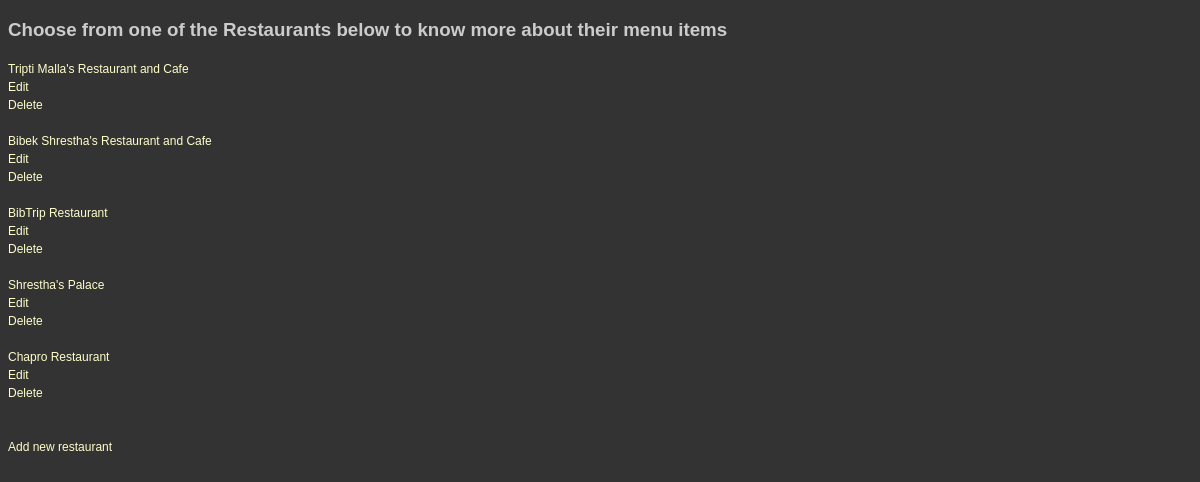
The page /restaurants/ on the database its author committed.
### database_setup.py (models this page shows, shortened)
class Restaurant(Base):
	__tablename__ = 'restaurant'
	id = Column(Integer, primary_key = True)
	name = Column(String(80), nullable = False)

### server.py (the view)
@app.route('/')
@app.route('/restaurants/')
def restaurants():
	restaurants = session.query(Restaurant).all()
	return render_template('/restaurants.html/', restaurants = restaurants)

### templates/restaurants.html (shortened to what this page needs)
<!DOCTYPE html>
<html>
<head>
	<link rel=stylesheet type=text/css href="{{ url_for('static', filename='styles.css') }}">
</head>
<body>
<h3>Choose from one of the Restaurants below to know more about their menu items</h3>
{% if restaurants %}
{% for r in restaurants %}
<a href="{{url_for('restaurantMenu', restaurant_id = r.id)}}">{{ r.name }}</a>
<a href="{{url_for('editRestaurant', restaurant_id = r.id)}}">Edit</a>
<a href="{{url_for('deleteRestaurant', restaurant_id = r.id)}}">Delete</a>
{% endfor %}
{% endif %}
<a href="{{url_for('newRestaurant')}}">Add new restaurant</a>
</body>
</html>

### static/styles.css (style rules this page uses)
body { font-family: sans-serif; background-color: #333333;) }
h1, h2, h3, h4 { color: #CCCCCC; }
a { text-decoration: none; color:#FFFFCC; font-size: .75em; }

### rows shown on the page
Restaurant: name "Tripti Malla's Restaurant and Cafe"
Restaurant: name "Bibek Shrestha's Restaurant and Cafe"
Restaurant: name "BibTrip Restaurant"
Restaurant: name "Shrestha's Palace"
Restaurant: name "Chapro Restaurant"
